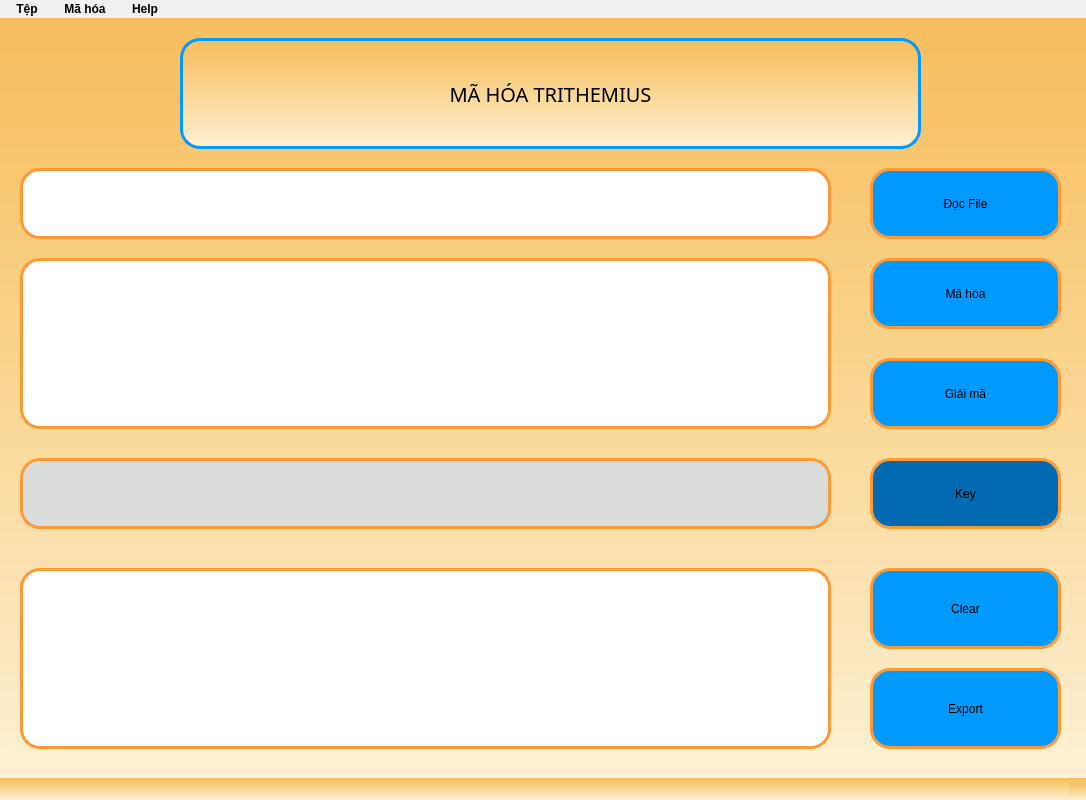
<?xml version="1.0" encoding="UTF-8"?>
<ui version="4.0">
 <class>XORTrithemius</class>
 <widget class="QMainWindow" name="XORTrithemius">
  <property name="geometry">
   <rect>
    <x>0</x>
    <y>0</y>
    <width>1086</width>
    <height>800</height>
   </rect>
  </property>
  <property name="windowTitle">
   <string>WXORTrithemius</string>
  </property>
  <property name="windowIcon">
   <iconset>
    <normaloff>tainguyen/logo.ico</normaloff>tainguyen/logo.ico</iconset>
  </property>
  <property name="styleSheet">
   <string notr="true">
color:black;
background-color: qlineargradient(spread:pad, x1:0, y1:0, x2:0, y2:1, stop:0 #F6BE5E, stop:0.25 #F8C976, stop:0.5 #FAD794, stop:0.75 #FCE3B4, stop:1 #FDF1D4);
</string>
  </property>
  <widget class="QWidget" name="centralwidget">
   <widget class="QLabel" name="label">
    <property name="geometry">
     <rect>
      <x>180</x>
      <y>20</y>
      <width>741</width>
      <height>111</height>
     </rect>
    </property>
    <property name="font">
     <font>
      <family>Montserrat</family>
      <pointsize>33</pointsize>
      <weight>9</weight>
      <italic>false</italic>
      <bold>false</bold>
     </font>
    </property>
    <property name="layoutDirection">
     <enum>Qt::LeftToRight</enum>
    </property>
    <property name="autoFillBackground">
     <bool>false</bool>
    </property>
    <property name="styleSheet">
     <string notr="true">font-size: 20px;
font: 75 33pt &quot;Montserrat&quot;;

border: 3px solid #0099FF;
border-radius: 20px;
color:black;

</string>
    </property>
    <property name="text">
     <string>MÃ HÓA TRITHEMIUS</string>
    </property>
    <property name="alignment">
     <set>Qt::AlignCenter</set>
    </property>
   </widget>
   <widget class="QPushButton" name="Btn_ReadFile">
    <property name="geometry">
     <rect>
      <x>870</x>
      <y>150</y>
      <width>191</width>
      <height>71</height>
     </rect>
    </property>
    <property name="cursor">
     <cursorShape>PointingHandCursor</cursorShape>
    </property>
    <property name="mouseTracking">
     <bool>false</bool>
    </property>
    <property name="tabletTracking">
     <bool>false</bool>
    </property>
    <property name="autoFillBackground">
     <bool>false</bool>
    </property>
    <property name="styleSheet">
     <string notr="true">QPushButton {
    border-radius: 20px;
    background-color: #0099FF;
    border: 3px solid #FF9933;
    font: 75 16pt &quot;Montserrat&quot;;
}

QPushButton:hover {
    background-color: white;
    border-color:#0099FF ;
    color: black;
}
</string>
    </property>
    <property name="text">
     <string>Đọc File</string>
    </property>
   </widget>
   <widget class="QPushButton" name="Btn_MaHoa">
    <property name="geometry">
     <rect>
      <x>870</x>
      <y>240</y>
      <width>191</width>
      <height>71</height>
     </rect>
    </property>
    <property name="cursor">
     <cursorShape>PointingHandCursor</cursorShape>
    </property>
    <property name="styleSheet">
     <string notr="true">QPushButton {
    border-radius: 20px;
    background-color: #0099FF;
    border: 3px solid #FF9933;
    font: 75 16pt &quot;Montserrat&quot;;
}

QPushButton:hover {
    background-color: white;
    border-color:#0099FF ;
    color: black;
}
</string>
    </property>
    <property name="text">
     <string>Mã hóa</string>
    </property>
   </widget>
   <widget class="QPushButton" name="Btn_GiaiMa">
    <property name="geometry">
     <rect>
      <x>870</x>
      <y>340</y>
      <width>191</width>
      <height>71</height>
     </rect>
    </property>
    <property name="cursor">
     <cursorShape>PointingHandCursor</cursorShape>
    </property>
    <property name="styleSheet">
     <string notr="true">QPushButton {
    border-radius: 20px;
    background-color: #0099FF;
    border: 3px solid #FF9933;
    font: 75 16pt &quot;Montserrat&quot;;
}

QPushButton:hover {
    background-color: white;
    border-color:#0099FF ;
    color: black;
}
</string>
    </property>
    <property name="text">
     <string>Giải mã</string>
    </property>
   </widget>
   <widget class="QLineEdit" name="tbPath">
    <property name="geometry">
     <rect>
      <x>20</x>
      <y>150</y>
      <width>811</width>
      <height>71</height>
     </rect>
    </property>
    <property name="font">
     <font>
      <family>Bebas Neue</family>
      <pointsize>12</pointsize>
     </font>
    </property>
    <property name="styleSheet">
     <string notr="true">background-color:white;
border-radius:20px;
color:black;
font: 12pt &quot;Bebas Neue&quot;;
border: 3px solid #FF9933;</string>
    </property>
    <property name="text">
     <string/>
    </property>
    <property name="maxLength">
     <number>32782</number>
    </property>
    <property name="frame">
     <bool>true</bool>
    </property>
    <property name="clearButtonEnabled">
     <bool>false</bool>
    </property>
   </widget>
   <widget class="QTextEdit" name="tbNoiDung">
    <property name="geometry">
     <rect>
      <x>20</x>
      <y>240</y>
      <width>811</width>
      <height>171</height>
     </rect>
    </property>
    <property name="font">
     <font>
      <family>Bebas Neue</family>
      <pointsize>12</pointsize>
     </font>
    </property>
    <property name="cursor" stdset="0">
     <cursorShape>IBeamCursor</cursorShape>
    </property>
    <property name="styleSheet">
     <string notr="true">QTextEdit {
    padding-top: 10px;
    padding-bottom: 10px;
    background-color: white;
    font: 12pt &quot;Bebas Neue&quot;;
    border-radius: 20px;
    color: black;
    border: 3px solid #FF9933;
}
</string>
    </property>
    <property name="html">
     <string>&lt;!DOCTYPE HTML PUBLIC &quot;-//W3C//DTD HTML 4.0//EN&quot; &quot;http://www.w3.org/TR/REC-html40/strict.dtd&quot;&gt;
&lt;html&gt;&lt;head&gt;&lt;meta name=&quot;qrichtext&quot; content=&quot;1&quot; /&gt;&lt;style type=&quot;text/css&quot;&gt;
p, li { white-space: pre-wrap; }
&lt;/style&gt;&lt;/head&gt;&lt;body style=&quot; font-family:'Bebas Neue'; font-size:12pt; font-weight:400; font-style:normal;&quot;&gt;
&lt;p style=&quot;-qt-paragraph-type:empty; margin-top:0px; margin-bottom:0px; margin-left:0px; margin-right:0px; -qt-block-indent:0; text-indent:0px;&quot;&gt;&lt;br /&gt;&lt;/p&gt;&lt;/body&gt;&lt;/html&gt;</string>
    </property>
   </widget>
   <widget class="QTextEdit" name="tbKetQua">
    <property name="geometry">
     <rect>
      <x>20</x>
      <y>550</y>
      <width>811</width>
      <height>181</height>
     </rect>
    </property>
    <property name="font">
     <font>
      <family>Bebas Neue</family>
      <pointsize>12</pointsize>
     </font>
    </property>
    <property name="cursor" stdset="0">
     <cursorShape>IBeamCursor</cursorShape>
    </property>
    <property name="styleSheet">
     <string notr="true">QTextEdit {
    padding-top: 10px;
    padding-bottom: 10px;
    background-color: white;
    font: 12pt &quot;Bebas Neue&quot;;
    border-radius: 20px;
    color: black;
    border: 3px solid #FF9933;
}
</string>
    </property>
   </widget>
   <widget class="QPushButton" name="Btn_Clear">
    <property name="geometry">
     <rect>
      <x>870</x>
      <y>550</y>
      <width>191</width>
      <height>81</height>
     </rect>
    </property>
    <property name="cursor">
     <cursorShape>PointingHandCursor</cursorShape>
    </property>
    <property name="styleSheet">
     <string notr="true">QPushButton {
    border-radius: 20px;
    background-color: #0099FF;
    border: 3px solid #FF9933;
    font: 75 16pt &quot;Montserrat&quot;;
}

QPushButton:hover {
    background-color: white;
    border-color:#0099FF ;
    color: black;
}
</string>
    </property>
    <property name="text">
     <string>Clear</string>
    </property>
   </widget>
   <widget class="QPushButton" name="Btn_WriteFile">
    <property name="geometry">
     <rect>
      <x>870</x>
      <y>650</y>
      <width>191</width>
      <height>81</height>
     </rect>
    </property>
    <property name="cursor">
     <cursorShape>PointingHandCursor</cursorShape>
    </property>
    <property name="styleSheet">
     <string notr="true">QPushButton {
    border-radius: 20px;
    background-color: #0099FF;
    border: 3px solid #FF9933;
    font: 75 16pt &quot;Montserrat&quot;;
}

QPushButton:hover {
    background-color: white;
    border-color:#0099FF ;
    color: black;
}
</string>
    </property>
    <property name="text">
     <string>Export</string>
    </property>
   </widget>
   <widget class="QLineEdit" name="tbKey">
    <property name="enabled">
     <bool>false</bool>
    </property>
    <property name="geometry">
     <rect>
      <x>20</x>
      <y>440</y>
      <width>811</width>
      <height>71</height>
     </rect>
    </property>
    <property name="font">
     <font>
      <family>Bebas Neue</family>
      <pointsize>12</pointsize>
     </font>
    </property>
    <property name="styleSheet">
     <string notr="true">background-color:#DBDDDA;
border-radius:20px;
color:black;
font: 12pt &quot;Bebas Neue&quot;;
border: 3px solid #FF9933;</string>
    </property>
    <property name="text">
     <string/>
    </property>
    <property name="maxLength">
     <number>32782</number>
    </property>
    <property name="frame">
     <bool>true</bool>
    </property>
    <property name="clearButtonEnabled">
     <bool>false</bool>
    </property>
   </widget>
   <widget class="QLabel" name="label_2">
    <property name="geometry">
     <rect>
      <x>870</x>
      <y>440</y>
      <width>191</width>
      <height>71</height>
     </rect>
    </property>
    <property name="styleSheet">
     <string notr="true">border-radius:20px;
background-color:#006BB2;
border: 3px solid #FF9933;
font: 75 16pt &quot;Montserrat&quot;;
</string>
    </property>
    <property name="text">
     <string>Key</string>
    </property>
    <property name="alignment">
     <set>Qt::AlignCenter</set>
    </property>
   </widget>
  </widget>
  <widget class="QMenuBar" name="menubar">
   <property name="geometry">
    <rect>
     <x>0</x>
     <y>0</y>
     <width>1086</width>
     <height>20</height>
    </rect>
   </property>
   <property name="styleSheet">
    <string notr="true">QMenuBar {
    background-color: #F0F0F0;
    font: bold 12px;
}

QMenuBar::item {
    spacing: 3px;
    padding: 2px 10px;
    background-color: #F0F0F0;
    color: black;
    border-radius: 5px;
}

QMenuBar::item:selected {
    background-color: #0099FF;
    color: white;
    border-radius: 5px;
}

QMenuBar::item:hover {
    background-color: white;
}
</string>
   </property>
   <widget class="QMenu" name="menuM_h_a">
    <property name="title">
     <string>Mã hóa</string>
    </property>
    <widget class="QMenu" name="menuThayThe">
     <property name="title">
      <string>Thay Thế</string>
     </property>
     <property name="icon">
      <iconset>
       <normaloff>../tainguyen/encrypt.png</normaloff>../tainguyen/encrypt.png</iconset>
     </property>
     <addaction name="actionCeasar"/>
     <addaction name="separator"/>
     <addaction name="actionVignere"/>
     <addaction name="separator"/>
     <addaction name="actionBelasco"/>
    </widget>
    <widget class="QMenu" name="menuChuyenVi">
     <property name="title">
      <string>Chuyển Vị</string>
     </property>
     <property name="icon">
      <iconset>
       <normaloff>../tainguyen/encrypt.png</normaloff>../tainguyen/encrypt.png</iconset>
     </property>
     <addaction name="actionMotdong"/>
     <addaction name="separator"/>
     <addaction name="actionNhieudong"/>
    </widget>
    <widget class="QMenu" name="menuXOR">
     <property name="title">
      <string>XOR</string>
     </property>
     <property name="icon">
      <iconset>
       <normaloff>../tainguyen/encrypt.png</normaloff>../tainguyen/encrypt.png</iconset>
     </property>
     <addaction name="actionXOR_Ceasar"/>
     <addaction name="separator"/>
     <addaction name="actionXOR_Vignere"/>
     <addaction name="separator"/>
     <addaction name="actionXOR_Trithemius"/>
     <addaction name="separator"/>
     <addaction name="actionXOR_Belasco"/>
    </widget>
    <addaction name="separator"/>
    <addaction name="menuThayThe"/>
    <addaction name="menuChuyenVi"/>
    <addaction name="separator"/>
    <addaction name="menuXOR"/>
   </widget>
   <widget class="QMenu" name="menuT_p">
    <property name="title">
     <string>Tệp</string>
    </property>
    <addaction name="menuOpen"/>
    <addaction name="separator"/>
    <addaction name="menuSave"/>
    <addaction name="separator"/>
    <addaction name="actionTho_t"/>
   </widget>
   <widget class="QMenu" name="menuHelp">
    <property name="title">
     <string>Help</string>
    </property>
    <addaction name="menuWebsite"/>
    <addaction name="separator"/>
    <addaction name="menuAbout"/>
   </widget>
   <addaction name="menuT_p"/>
   <addaction name="menuM_h_a"/>
   <addaction name="menuHelp"/>
  </widget>
  <widget class="QStatusBar" name="statusbar"/>
  <action name="menuExit">
   <property name="text">
    <string>Thoát</string>
   </property>
  </action>
  <action name="menuOpen">
   <property name="icon">
    <iconset>
     <normaloff>../tainguyen/openfile.png</normaloff>../tainguyen/openfile.png</iconset>
   </property>
   <property name="text">
    <string>Open</string>
   </property>
   <property name="shortcut">
    <string>Ctrl+O</string>
   </property>
   <property name="iconVisibleInMenu">
    <bool>true</bool>
   </property>
  </action>
  <action name="menuSave">
   <property name="icon">
    <iconset>
     <normaloff>../tainguyen/save.png</normaloff>../tainguyen/save.png</iconset>
   </property>
   <property name="text">
    <string>Save</string>
   </property>
   <property name="shortcut">
    <string>Ctrl+S</string>
   </property>
  </action>
  <action name="menuWebsite">
   <property name="icon">
    <iconset>
     <normaloff>../tainguyen/global.png</normaloff>../tainguyen/global.png</iconset>
   </property>
   <property name="text">
    <string>Website</string>
   </property>
  </action>
  <action name="menuAbout">
   <property name="icon">
    <iconset>
     <normaloff>../tainguyen/aboutus.png</normaloff>../tainguyen/aboutus.png</iconset>
   </property>
   <property name="text">
    <string>About us</string>
   </property>
  </action>
  <action name="actionCeasar">
   <property name="icon">
    <iconset>
     <normaloff>../tainguyen/encrypt1.png</normaloff>../tainguyen/encrypt1.png</iconset>
   </property>
   <property name="text">
    <string>Ceasar</string>
   </property>
  </action>
  <action name="actionVignere">
   <property name="icon">
    <iconset>
     <normaloff>../tainguyen/encrypt1.png</normaloff>../tainguyen/encrypt1.png</iconset>
   </property>
   <property name="text">
    <string>Vigenere</string>
   </property>
  </action>
  <action name="actionBelasco">
   <property name="icon">
    <iconset>
     <normaloff>../tainguyen/encrypt1.png</normaloff>../tainguyen/encrypt1.png</iconset>
   </property>
   <property name="text">
    <string>Belasco</string>
   </property>
  </action>
  <action name="actionMotdong">
   <property name="icon">
    <iconset>
     <normaloff>../tainguyen/Arrow1.png</normaloff>../tainguyen/Arrow1.png</iconset>
   </property>
   <property name="text">
    <string>Trên 01 Dòng</string>
   </property>
  </action>
  <action name="actionNhieudong">
   <property name="icon">
    <iconset>
     <normaloff>../tainguyen/Arrow1.png</normaloff>../tainguyen/Arrow1.png</iconset>
   </property>
   <property name="text">
    <string>Trên Nhiều  Dòng</string>
   </property>
  </action>
  <action name="actionXOR_Ceasar">
   <property name="icon">
    <iconset>
     <normaloff>../tainguyen/xor.png</normaloff>../tainguyen/xor.png</iconset>
   </property>
   <property name="text">
    <string>XOR Ceasar</string>
   </property>
  </action>
  <action name="actionXOR_Vignere">
   <property name="icon">
    <iconset>
     <normaloff>../tainguyen/xor.png</normaloff>../tainguyen/xor.png</iconset>
   </property>
   <property name="text">
    <string>XOR Vignere</string>
   </property>
  </action>
  <action name="actionXOR_Trithemius">
   <property name="icon">
    <iconset>
     <normaloff>../tainguyen/xor.png</normaloff>../tainguyen/xor.png</iconset>
   </property>
   <property name="text">
    <string>XOR Trithemius</string>
   </property>
  </action>
  <action name="actionXOR_Belasco">
   <property name="icon">
    <iconset>
     <normaloff>../tainguyen/xor.png</normaloff>../tainguyen/xor.png</iconset>
   </property>
   <property name="text">
    <string>XOR Belasco</string>
   </property>
  </action>
  <action name="actionTho_t">
   <property name="icon">
    <iconset>
     <normaloff>../tainguyen/exit.png</normaloff>../tainguyen/exit.png</iconset>
   </property>
   <property name="text">
    <string>Thoát</string>
   </property>
  </action>
 </widget>
 <resources/>
 <connections/>
</ui>
